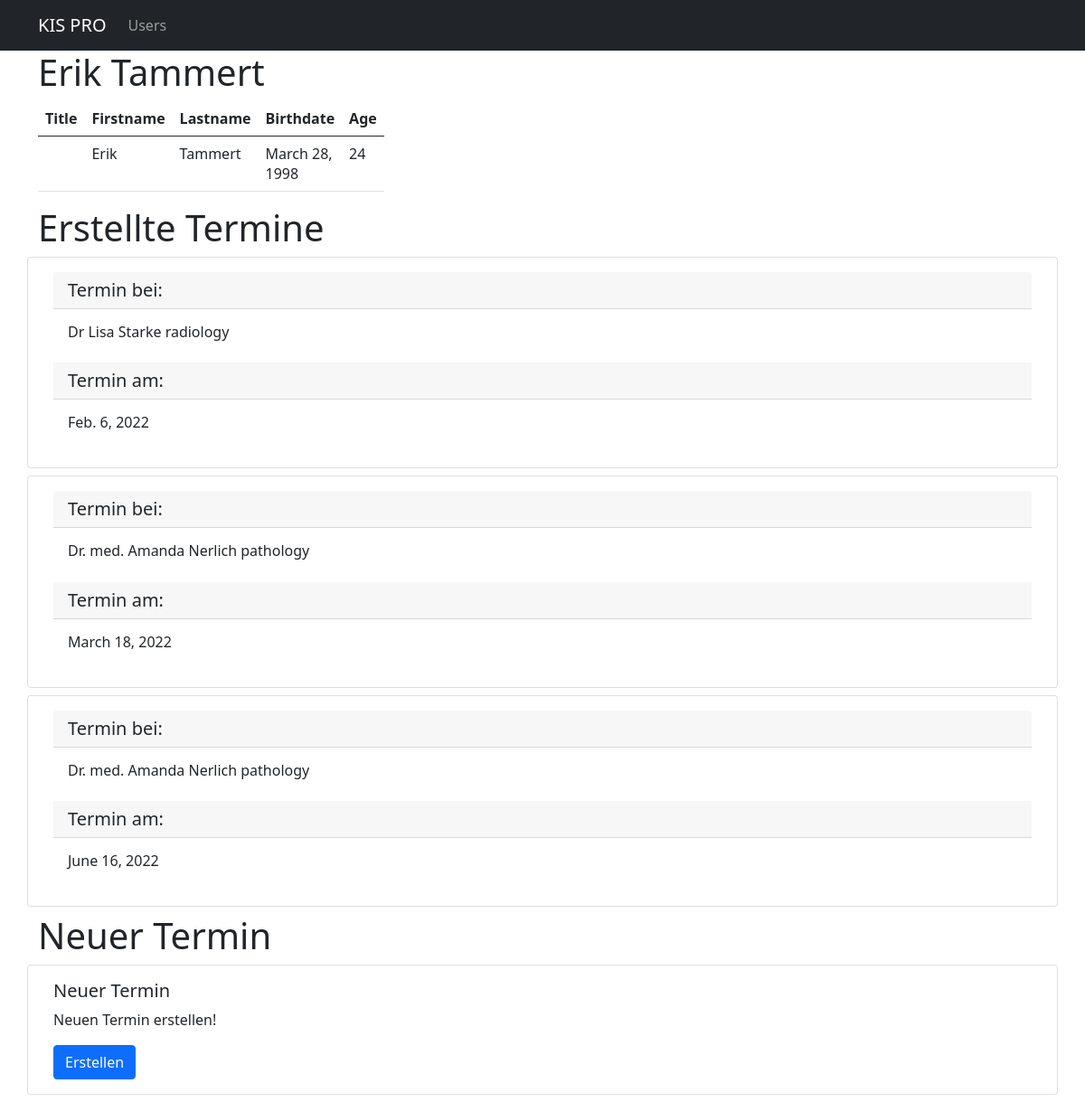
/1/, run on the app's committed database.
### kis_pro/models.py (models this page shows, shortened)
class Person(models.Model):
    title = models.CharField(max_length=50)
    firstname = models.CharField(max_length=100)
    lastname = models.CharField(max_length=100)
    def user_print(self):
        return self.title + ' ' + self.firstname + ' ' + self.lastname
    def __str__(self):
        return self.user_print()
    class Meta:
        abstract = True

class Patient(Person):
    birthdate = models.DateField()
    attending_doctor = models.ManyToManyField(Doctor)
    def getAge(self):
        today = date.today()
        return today.year - self.birthdate.year - (
                (today.month, today.day) < (self.birthdate.month, self.birthdate.day))

class Cases(models.Model):
    timestamp = models.DateField()
    patient = models.ForeignKey(Patient, on_delete=models.CASCADE)
    doctor = models.ForeignKey(Doctor, on_delete=models.CASCADE)

class Doctor(Person):
    role = models.ForeignKey(Role, on_delete=models.CASCADE)
    def role_to_name(self):
        return self.role.print_role_name()
    def __str__(self):
        return super().__str__() + ' ' + self.role_to_name()

class Role(models.Model):
    name = models.CharField(max_length=10)
    def print_role_name(self):
        return self.name
    class Meta:
        managed = False

### kis_pro/views.py (the view)
# urls.py: path("<int:pk>/", views.kis_pro_detail, name="kis_pro_detail"),
def kis_pro_detail(request, pk):
    patient = Patient.objects.get(pk=pk)
    cases = Cases.objects.filter(patient=patient)
    context = {
        'patient': patient,
        'cases': cases
    }
    return render(request, 'kis_pro_detail.html', context)

### kis_pro/templates/kis_pro_detail.html
{% extends "base.html" %}
{% load static %}
{% block page_content %}
    <h1>{{ patient.user_print }}</h1>
    <div class="row">
        <div class="col-md-4">
            <table class="table">
                <thead>
                <tr>
                    <th scope="col">Title</th>
                    <th scope="col">Firstname</th>
                    <th scope="col">Lastname</th>
                    <th scope="col">Birthdate</th>
                    <th scope="col"> Age</th>
                </tr>
                </thead>
                <tbody>
                <tr>
                    <td>{{ patient.title }}</td>
                    <td>{{ patient.firstname }}</td>
                    <td>{{ patient.lastname }}</td>
                    <td>{{ patient.birthdate }}</td>
                    <td>{{ patient.getAge }}</td>
                </tr>
                </tbody>
            </table>
        </div>
    </div>
    <h1>Erstellte Termine</h1>
    <div class="row">
        {% for case in cases %}
            <div class="card mb-2">
                <div class="card-body">
                    <h5 class="card-header">Termin bei: </h5>
                    <h6 class="card-body">{{ case.doctor }}</h6>
                    <h5 class="card-header">Termin am: </h5>
                    <h6 class="card-body">{{ case.timestamp }}</h6>
                </div>
            </div>
        {% endfor %}
    </div>
    <h1>Neuer Termin</h1>
    <div class="row">
        <div class="card mb-2">
            <div class="card-body">
                <h5 class="card-title">Neuer Termin</h5>
                <p>Neuen Termin erstellen!</p>
                <a href="{% url 'kis_pro_newcase' patient.pk %}"
                   class="btn btn-primary">
                    Erstellen
                </a>
            </div>
        </div>
    </div>
{% endblock %}

### data on the page
Patient: user_print "Erik Tammert", firstname "Erik", lastname "Tammert", birthdate "March 28, 1998", getAge "24"
Cases: doctor "Dr Lisa Starke radiology", timestamp "Feb. 6, 2022"
Cases: doctor "Dr. med. Amanda Nerlich pathology", timestamp "March 18, 2022"
Cases: doctor "Dr. med. Amanda Nerlich pathology", timestamp "June 16, 2022"
